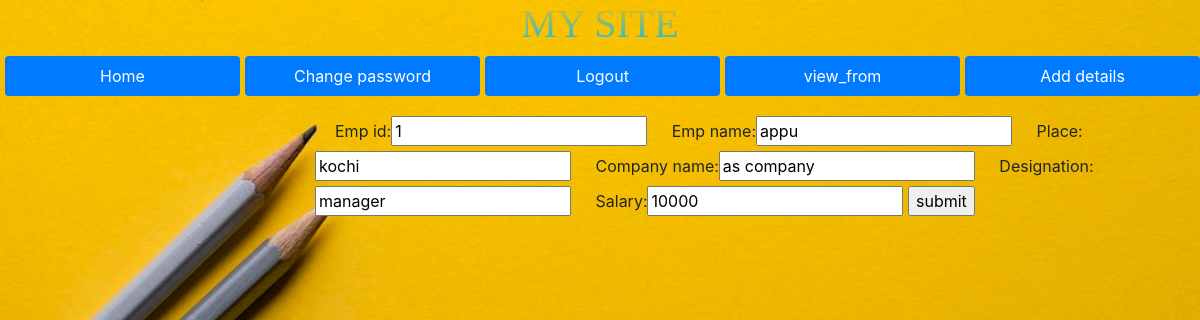
The page /edit/1 (signed in) on the database its author committed.
### app1/models.py (models this page shows)
class employee(models.Model):
    emp_id=models.IntegerField()
    emp_name=models.CharField(max_length=25)
    place=models.CharField(max_length=25)
    company_name=models.CharField(max_length=25)
    designation=models.CharField(max_length=25)
    salary=models.IntegerField()

### app1/views.py (the view)
# urls.py: path('edit/<int:p>',views.edit_emp,name='edit_emp'),
def edit_emp(request,p):
    d=employee.objects.get(pk=p)
    form=employeeForm(instance=d)
    if(request.method=='POST'):
        form=employeeForm(request.POST,instance=d)
        if(form.is_valid()):
            form.save()
            return view(request)
    return render(request,'addform.html',{'form':form})

### app1/forms.py
class employeeForm(forms.ModelForm):
    class Meta:
        model=employee
        fields='__all__'

### templates/addform.html (shortened to what this page needs)
{% extends 'base.html' %}
{% block body_block%}
<form method='post' class="sfrm">
  {{form}}
  <input type="submit" value="submit">
  </form>
  {% endblock%}

### static/css/newstyle.css (style rules this page uses)
body { background: url('../image/im.jpg') no-repeat; background-size: cover; }
form { margin-left: 295px; }
.sfrm { padding: 20px; }
.sfrm,label { padding-left: 20px; }

### rows shown on the page
employee: emp_id "1", emp_name "appu", place "kochi", company_name "as company", designation "manager", salary "10000"
